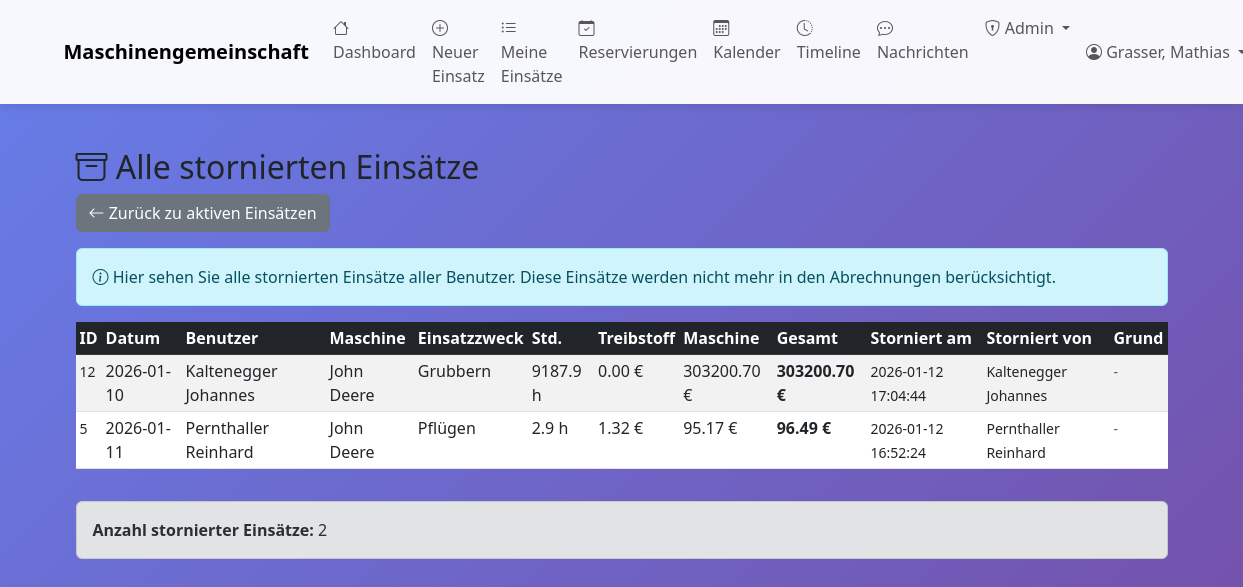
Page /admin/stornierte-einsaetze (signed in) on the committed database.
### tables this page shows
CREATE TABLE maschineneinsaetze_storniert (
            id INTEGER PRIMARY KEY AUTOINCREMENT,
            original_einsatz_id INTEGER NOT NULL,
            datum TEXT NOT NULL,
            benutzer_id INTEGER NOT NULL,
            maschine_id INTEGER NOT NULL,
            einsatzzweck_id INTEGER,
            stundenzaehler_anfang REAL,
            stundenzaehler_ende REAL,
            betriebsstunden REAL,
            hektar REAL,
            kilometer REAL,
            stueck INTEGER,
            treibstoffverbrauch REAL,
            treibstoffkosten REAL,
            maschinenkosten REAL,
            gesamtkosten REAL,
            bemerkung TEXT,
            storniert_am TEXT NOT NULL,
            storniert_von INTEGER NOT NULL,
            stornierungsgrund TEXT,
            FOREIGN KEY (benutzer_id) REFERENCES benutzer(id),
            FOREIGN KEY (maschine_id) REFERENCES maschinen(id),
            FOREIGN KEY (einsatzzweck_id) REFERENCES einsatzzwecke(id),
            FOREIGN KEY (storniert_von) REFERENCES benutzer(id)
        );

CREATE TABLE benutzer (
    id INTEGER PRIMARY KEY AUTOINCREMENT,
    name TEXT NOT NULL,
    vorname TEXT,
    username TEXT UNIQUE,
    password_hash TEXT,
    adresse TEXT,
    telefon TEXT,
    email TEXT,
    mitglied_seit DATE,
    aktiv BOOLEAN DEFAULT 1,
    bemerkungen TEXT
, is_admin BOOLEAN DEFAULT 0, treibstoffkosten_preis REAL DEFAULT 1.50, backup_schwellwert INTEGER DEFAULT 50, letzter_treibstoffpreis REAL, admin_level INTEGER DEFAULT 0);

CREATE TABLE maschinen (
    id INTEGER PRIMARY KEY AUTOINCREMENT,
    bezeichnung TEXT NOT NULL,
    hersteller TEXT,
    modell TEXT,
    baujahr INTEGER,
    kennzeichen TEXT,
    anschaffungsdatum DATE,
    stundenzaehler_aktuell REAL,
    naechste_wartung_bei REAL,
    aktiv BOOLEAN DEFAULT 1,
    bemerkungen TEXT
, abrechnungsart TEXT DEFAULT 'stunden', preis_pro_einheit REAL DEFAULT 0.0, wartungsintervall INTEGER DEFAULT 50, naechste_wartung REAL, anmerkungen TEXT, erfassungsmodus TEXT DEFAULT 'fortlaufend', gemeinschaft_id INTEGER DEFAULT 1 REFERENCES gemeinschaften(id), anschaffungspreis REAL DEFAULT 0.0, abschreibungsdauer_jahre INTEGER DEFAULT 10);

CREATE TABLE einsatzzwecke (
    id INTEGER PRIMARY KEY AUTOINCREMENT,
    bezeichnung TEXT NOT NULL UNIQUE,
    beschreibung TEXT,
    aktiv BOOLEAN DEFAULT 1
);

### web_app.py (the view)
@app.route('/admin/stornierte-einsaetze')
@admin_required
def admin_stornierte_einsaetze():
    with MaschinenDBContext(DB_PATH) as db:
        cursor = db.connection.cursor()
        cursor.execute("""
            SELECT s.*, m.bezeichnung as maschine_name,
                   b.name as benutzer_name, b.vorname as benutzer_vorname,
                   sv.name as storniert_von_name, sv.vorname as storniert_von_vorname,
                   ez.bezeichnung as einsatzzweck_name
            FROM maschineneinsaetze_storniert s
            JOIN maschinen m ON s.maschine_id = m.id
            JOIN benutzer b ON s.benutzer_id = b.id
            JOIN benutzer sv ON s.storniert_von = sv.id
            LEFT JOIN einsatzzwecke ez ON s.einsatzzweck_id = ez.id
            ORDER BY s.storniert_am DESC
        """)
        columns = [desc[0] for desc in cursor.description]
        stornierte_einsaetze = [dict(zip(columns, row)) for row in cursor.fetchall()]
    return render_template('admin_stornierte_einsaetze.html',
                         stornierte_einsaetze=stornierte_einsaetze)

### database.py (called while the page is built)
    def connect(self):
        self.connection = sqlite3.connect(self.db_path)
        self.connection.row_factory = sqlite3.Row
        self.cursor = self.connection.cursor()

    def close(self):
        if self.connection:
            self.connection.close()

    def __enter__(self):
        self.connect()
        return self

    def __exit__(self, exc_type, exc_val, exc_tb):
        if exc_type is None:
            self.connection.commit()
        else:
            self.connection.rollback()
        self.close()
        return False

### web_app.py (called while the page is built)
def admin_required(f):
    @wraps(f)
    def decorated_function(*args, **kwargs):
        if 'benutzer_id' not in session:
            flash('Bitte melden Sie sich an.', 'warning')
            return redirect(url_for('login'))
        if not session.get('is_admin'):
            flash('Zugriff verweigert. Administrator-Rechte erforderlich.', 'danger')
            return redirect(url_for('dashboard'))
        return f(*args, **kwargs)
    return decorated_function

### templates/admin_stornierte_einsaetze.html (shortened to what this page needs)
{% extends "base.html" %}
{% block content %}
<div class="container mt-4">
    <h2>
        <i class="bi bi-archive"></i> Alle stornierten Einsätze
    </h2>
    <div class="mb-3">
        <a href="{{ url_for('admin_alle_einsaetze') }}" class="btn btn-secondary">
            <i class="bi bi-arrow-left"></i> Zurück zu aktiven Einsätzen
        </a>
    </div>
    {% if stornierte_einsaetze %}
    <div class="alert alert-info">
        <i class="bi bi-info-circle"></i>
        Hier sehen Sie alle stornierten Einsätze aller Benutzer. Diese Einsätze werden nicht mehr in den Abrechnungen berücksichtigt.
    </div>
    <div class="table-responsive">
        <table class="table table-striped table-hover table-sm">
            <thead class="table-dark">
                <tr>
                    <th>ID</th>
                    <th>Datum</th>
                    <th>Benutzer</th>
                    <th>Maschine</th>
                    <th>Einsatzzweck</th>
                    <th>Std.</th>
                    <th>Treibstoff</th>
                    <th>Maschine</th>
                    <th>Gesamt</th>
                    <th>Storniert am</th>
                    <th>Storniert von</th>
                    <th>Grund</th>
                </tr>
            </thead>
            <tbody>
                {% for einsatz in stornierte_einsaetze %}
                <tr>
                    <td><small>{{ einsatz.original_einsatz_id }}</small></td>
                    <td>{{ einsatz.datum }}</td>
                    <td>{{ einsatz.benutzer_name }} {{ einsatz.benutzer_vorname or '' }}</td>
                    <td>{{ einsatz.maschine_name }}</td>
                    <td>{{ einsatz.einsatzzweck_name or '-' }}</td>
                    <td>{{ "%.1f"|format(einsatz.betriebsstunden or 0) }} h</td>
                    <td>{{ "%.2f"|format(einsatz.treibstoffkosten or 0) }} €</td>
                    <td>{{ "%.2f"|format(einsatz.maschinenkosten or 0) }} €</td>
                    <td><strong>{{ "%.2f"|format(einsatz.gesamtkosten or 0) }} €</strong></td>
                    <td>
                        <small>{{ einsatz.storniert_am }}</small>
                    </td>
                    <td>
                        <small>
                            {{ einsatz.storniert_von_name }} {{ einsatz.storniert_von_vorname or '' }}
                        </small>
                    </td>
                    <td>
                        {% if einsatz.stornierungsgrund %}
                            <small class="text-muted" title="{{ einsatz.stornierungsgrund }}">
                                {{ einsatz.stornierungsgrund[:30] }}{% if einsatz.stornierungsgrund|length > 30 %}...{% endif %}
                            </small>
                        {% else %}
                            <small class="text-muted">-</small>
                        {% endif %}
                    </td>
                </tr>
                {% endfor %}
            </tbody>
        </table>
    </div>
    <div class="alert alert-secondary mt-3">
        <strong>Anzahl stornierter Einsätze:</strong> {{ stornierte_einsaetze|length }}
    </div>
    {% else %}
    <div class="alert alert-success">
        <i class="bi bi-check-circle"></i>
        Es wurden noch keine Einsätze storniert.
    </div>
    {% endif %}
</div>
{% endblock %}

### templates/base.html (style rules this page uses)
body { min-height: 100vh; background: linear-gradient(135deg, #667eea 0%, #764ba2 100%); }

### rows in the picture
maschineneinsaetze_storniert: original_einsatz_id "12", datum "2026-01-10", benutzer_name "Kaltenegger", vorname "Johannes", maschine_name "John Deere", bezeichnung "Grubbern", betriebsstunden "9187.9", treibstoffkosten "0.00", maschinenkosten "303200.70", gesamtkosten "303200.70", storniert_am "2026-01-12 17:04:44", storniert_von_name "Kaltenegger"
maschineneinsaetze_storniert: original_einsatz_id "5", datum "2026-01-11", benutzer_name "Pernthaller", vorname "Reinhard", maschine_name "John Deere", bezeichnung "Pflügen", betriebsstunden "2.9", treibstoffkosten "1.32", maschinenkosten "95.17", gesamtkosten "96.49", storniert_am "2026-01-12 16:52:24", storniert_von_name "Pernthaller"

### other values in the picture
{{ session.get('benutzer_name') }} "Grasser, Mathias"
{{ stornierte_einsaetze|length }} "2"
